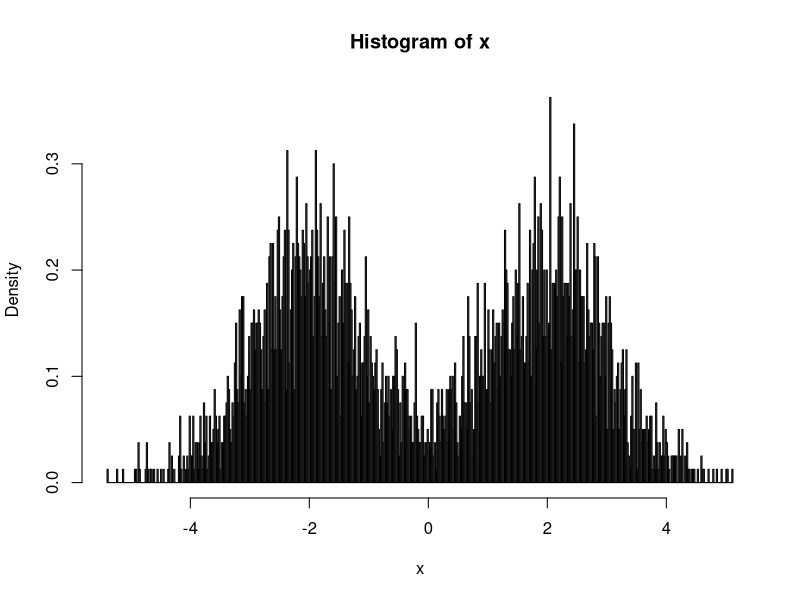
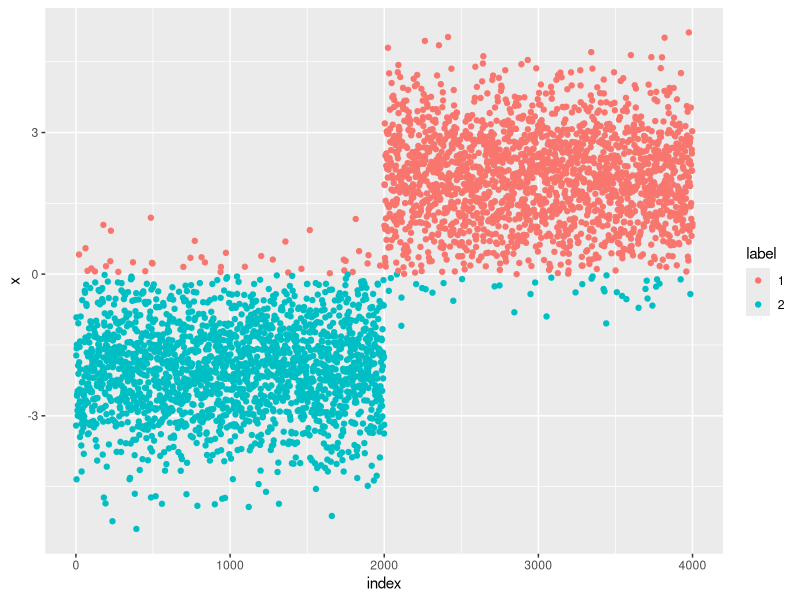

The R script that drew these images, in order:
## ---- chunk 1
library(tidyverse)
## ---- chunk 2
set.seed(1234)
x <- c(rnorm(2000, -2), rnorm(2000, 2))
hist(x, breaks=500,freq = FALSE)
## ---- chunk 3
K <- 2
gamma_vec <- rep(1, K)
nu <- 0
tau_square <- 1
## ---- chunk 4
vb_Gaussian <- function(x, sigmaK, max_iter, K) {
  lower_bound <- -Inf
  N <- length(x)
  sigmaK_square <- sigmaK**2
  
  resp <- initialize_resp(N, K)
  
  for (i in 1:max_iter) {
    Nk <- colSums(resp)
    
    # update gamma
    gammaK <- Nk + gamma_vec
    
    # Calculate auxilary variables
    zik_x <- colSums(resp * x)
    nuK <- (sigmaK_square * nu + tau_square *zik_x) / (sigmaK_square + tau_square * Nk)
    
    tauK_square <- (tau_square * sigmaK_square) / (sigmaK_square + Nk * tau_square)
    tauK <- sqrt(tauK_square)
    
    # update resp
    resp <- cal_resp(gamma_vec, Nk, sigmaK_square, nuK, tauK)
  }
  
  return(list(resp=resp, nuK=nuK, tauK_square=tauK_square))
}

initialize_resp <- function(N, K) {
  resp <- matrix(abs(rnorm(N*K)), nrow=N, ncol=K)
  normal_constant <- rowSums(resp)
  resp <- resp / normal_constant
  resp
}

cal_resp <- function(gamma_vec, Nk, sigmaK_square, nuK, tauK) {
  gamma_tilde <- gamma_vec + Nk
  gamma_tilde_sum <- sum(gamma_tilde)
  
  # rho_ik: N * K matrix
  log_rho_ik <- digamma(gamma_tilde) - digamma(gamma_tilde_sum)
  log_rho_ik <- matrix(log_rho_ik, nrow=length(x), ncol=length(Nk),
                   byrow = TRUE)
  log_rho_ik <- t(t(log_rho_ik) - 0.5*log(2*pi*sigmaK_square))
  
  log_rho_ik <- log_rho_ik - x^2 %o% (0.5/sigmaK_square)
  log_rho_ik <- log_rho_ik - x %o% (nuK / sigmaK_square)
  log_rho_ik <- t(t(log_rho_ik) - (nuK^2 + tauK^2) / (2*sigmaK_square))
  rho_ik <- get_rho(log_rho_ik)
  
  r_ik <- rho_ik / (rowSums(rho_ik))
  return(r_ik)
}

get_rho <- function(log_rho_ik_tilde) {
  log_rho_max_tilde <- matrixStats::rowMaxs(log_rho_ik_tilde)
  log_rho_ik_tilde <- log_rho_ik_tilde - log_rho_max_tilde
  return(exp(log_rho_ik_tilde))
}
## ---- chunk 5
set.seed(1234)
res <- vb_Gaussian(x, rep(1,2), 20, 2)
res$nuK

res_df <- tibble(
  x=x, label=factor(apply(res$resp, 1, which.max)),
  index=1:length(x))

res_df %>% 
  ggplot(aes(x=index, y=x, color=label)) +
  geom_point()
